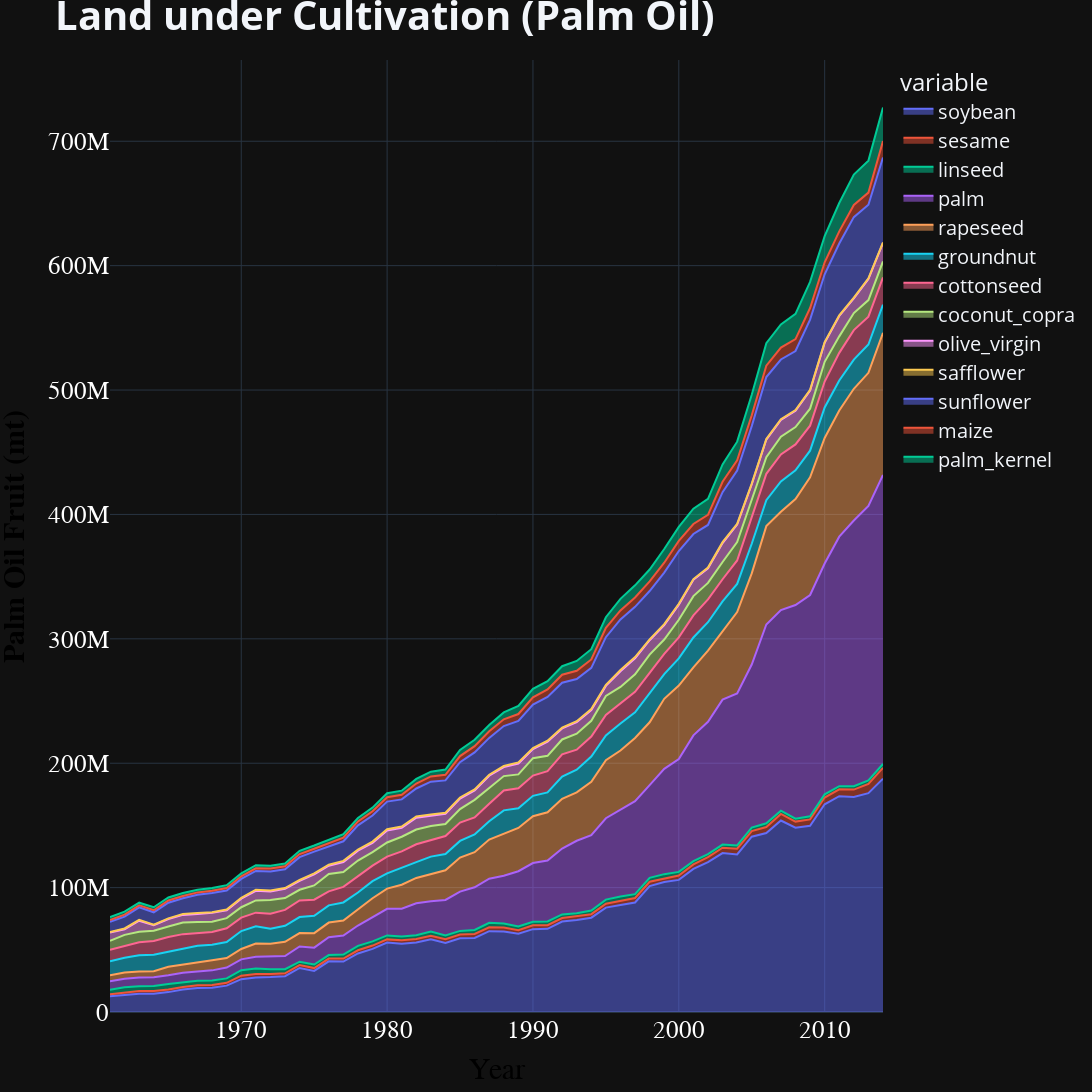

The notebook cell this image was saved under:
### Code cell
veg_oil_fig = px.area(
    veg_oil_yearly_production,
    x='Year',
    y=veg_oil_yearly_production.columns[1:]
)
veg_oil_fig.update_traces(textfont_size=16, hovertemplate=None)
veg_oil_fig.update_layout(hovermode="x")

# Add figure title
veg_oil_fig.update_layout(title_text="<b>Land under Cultivation (Palm Oil)<b>",title_font_size=40, legend_font_size=20, width=1800, height=1400)

# format x-axis
veg_oil_fig.update_xaxes(title_text="</b>Year</b>", title_font=dict(size=30, family='Verdana', color='black'), tickfont=dict(family='Calibri', color='white', size=25))

# Format y-axes
veg_oil_fig.update_yaxes(title_text="<b>Palm Oil Fruit (mt)</b>", title_font=dict(size=30, family='Verdana', color='black'), tickfont=dict(family='Calibri', color='white', size=25))

veg_oil_fig.show()
